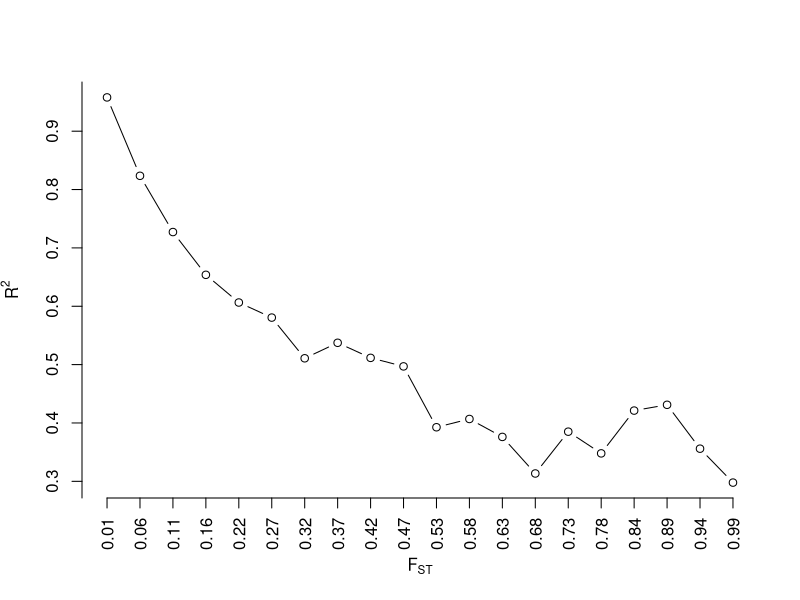
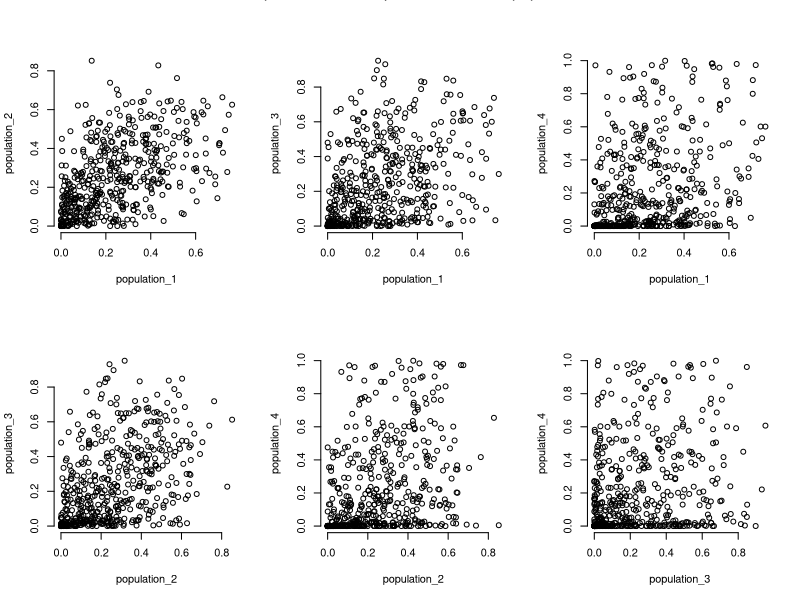
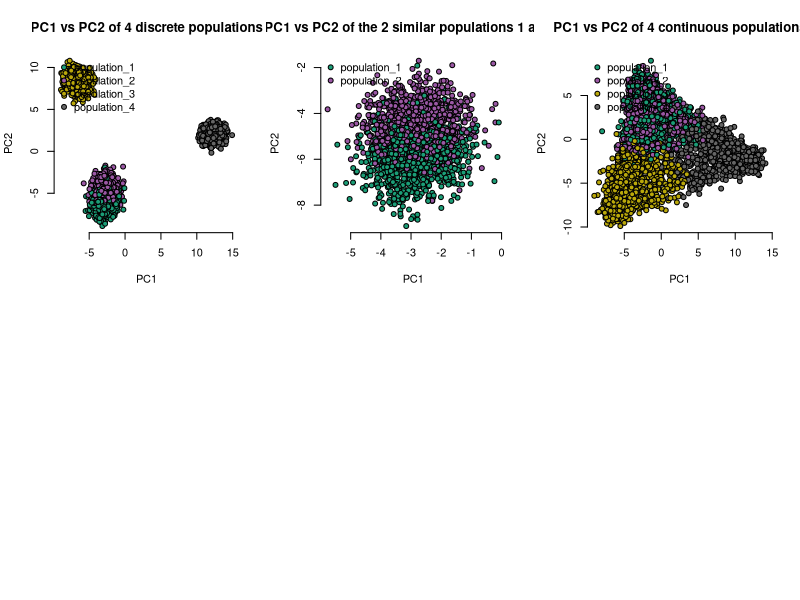

R code for these plots, in order:
## ---- chunk 1
library(gtools)
## ---- chunk 2
M <- 500 # number of alleles or SNPs
n_pops <- 4 # number of populations
N <- 1000 # 20 individuals in each n_pops
f_pop12 <- 0.09
f_pop3 <- 0.19 # a third, distant, unrelated population
f_pop4 <- 0.4 # a fourth population
## ---- chunk 3
ancestral_allele_freqs <- runif(M, 0.01, 0.5)
sh1 <- ((1-f_pop12)/f_pop12)*ancestral_allele_freqs
sh2 <- ((1-f_pop12)/(f_pop12))*(1-ancestral_allele_freqs)
pop1_allele_freqs <- rbeta(M, shape1 = sh1, shape2 = sh2)
pop2_allele_freqs <- rbeta(M, shape1 = sh1, shape2 = sh2)
pop3_allele_freqs <- rbeta(M, shape1 = ((1-f_pop3)/f_pop3)*ancestral_allele_freqs, shape2=((1-f_pop3)/(f_pop3))*(1-ancestral_allele_freqs))
pop4_allele_freqs <- rbeta(M, shape1 = ((1-f_pop4)/f_pop4)*ancestral_allele_freqs, shape2=((1-f_pop4)/(f_pop4))*(1-ancestral_allele_freqs))

all_allele_freqs <- list(pop1_allele_freqs, pop2_allele_freqs, pop3_allele_freqs, pop4_allele_freqs)
names(all_allele_freqs) <- paste0('population_', 1:4)
## ---- chunk 4
# generate many Fst values
fst_vector <- round(seq(0.01, 0.99, length.out=20), 2) # 20 fsts ranging from 0.01 to 0.99
per_fst <- lapply(fst_vector, function(each_fst){
  
  sh1 <- ((1-each_fst)/each_fst)*ancestral_allele_freqs
  sh2 <- ((1-each_fst)/(each_fst))*(1-ancestral_allele_freqs)
  temp_allele_frq <- rbeta(M, shape1 = sh1, shape2 = sh2)
  deviation <- cor(ancestral_allele_freqs, temp_allele_frq) #|> suppressWarnings()
  return(deviation)
})
## ---- chunk 5
cor_deviation <- per_fst |> unlist()

plot(cor_deviation, frame.plot=F, xaxt='n', yaxt='n', type='b', xlab = expression(F[ST]), ylab=expression(R^2))
axis(1, at=rep(1:length(cor_deviation), by=1), labels = fst_vector, las=2)
axis(2, at=seq(0, 1, 0.1))
## ---- chunk 6
layout(matrix(c(1,2,3,4,5,6), nrow = 2, ncol = 3, byrow = T))
names_pop <- names(all_allele_freqs)
for(i in 1:4){
    for(j in 1:4){
        if(i == j){ # we don't want to plot pop1 vs pop1 e.t.c.
            next
        } else if (i < j) {
            #cor_ <- round(cor(all_allele_freqs[[i]], all_allele_freqs[[j]]), 2)
            plot(all_allele_freqs[[i]], all_allele_freqs[[j]], xlab = names_pop[i], ylab = names_pop[j], frame.plot = F)
            #abline(a=0, b=cor_, col='red')
            #mtext(cor_)
        }
    }
}
mtext('Scatterplot of allele frequencies for each population', outer = T)
## ---- chunk 7
genotypes <- lapply(seq_along(all_allele_freqs), function(i){
    matrix(data=rbinom(n=N*M, size=2, prob = all_allele_freqs[[i]]), nrow = N, ncol = M, byrow = T)
})

genotypes <- do.call(rbind, genotypes)
shuffle <- sample(1:nrow(genotypes)) # I will shuffle the data
genotypes <- genotypes[shuffle, ]
pops <- rep(names(all_allele_freqs), each=N)
pops <- pops[shuffle] # shuffle pops too, since it tells me what populations the genotypes come from

cat('Here is what the genotypes look like\n')
genotypes[1:5, 1:5]

cat('And here is what the population designation looks like \n')
pops[1:5]
## ---- chunk 8
# first change the row names of the genotype data to reflect the populations
#rownames(genotypes) <- pops
# I need to make sure that there are some variations in the SNPS - if there aren't any, I should remove them
pca_genotypes <- genotypes[ , which(apply(genotypes, 2, var) != 0)]
# PCA
pca_dt <- prcomp(pca_genotypes, scale.=T, center=T)
pca_dt$x[1:5, 1:5]
## ---- chunk 9
# colors
mycolors <- colorRampPalette(RColorBrewer::brewer.pal(8, "Dark2"))(n_pops)
#mycolors <- c('red', 'orange', 'green', 'blue')
color_coding <- factor(pops, labels = mycolors)
plot(pca_dt$x[, 'PC1'], pca_dt$x[, 'PC2'], bg=as.character(color_coding), xlab = 'PC1', ylab = 'PC2', frame.plot = F, pch=21, main='PC1 vs PC2 of 4 discrete populations')
legend('topleft', legend=names_pop, pch=c(21, 21, 21, 21), pt.bg=mycolors, bty = 'n', xpd=NA)
## ---- chunk 10
pop_names <- c('population_1', 'population_2')
idx <- which(pops %in% pop_names)
pca_12 <- pca_dt$x[idx, ]
color_coding <- factor(pops[idx], labels = mycolors[1:2])
plot(pca_12[, 'PC1'], pca_12[, 'PC2'], bg=as.character(color_coding), xlab = 'PC1', ylab = 'PC2', frame.plot = F, pch=21, main='PC1 vs PC2 of the 2 similar populations 1 and 2')
legend('topleft', legend=pop_names, pch=c(21, 21), pt.bg=mycolors[1:2], bty = 'n', xpd=NA)
## ---- chunk 11
ss <- sapply(all_allele_freqs, sum)
population_grade <- ss/sum(ss)
#population_grade <- rand_vect_cont(4, 1)
population_grade
## ---- chunk 12
q_matrix <- gtools::rdirichlet(N * n_pops, alpha = population_grade) # I want to simulate, N individuals per population
## ---- chunk 13
# assuming one individual
id1 <- q_matrix[1, ]
q_counts <- floor(id1 * M) # number of loci shared
q_counts
## ---- chunk 14
remainder_ <- M - sum(q_counts)
q_counts[which.max(q_counts)] <- q_counts[which.max(q_counts)] + remainder_
q_counts
## ---- chunk 15
q_counts_fxn <- function(q_matrix, M){
    apply(q_matrix, 1, function(each_row){
        temp <- floor(each_row * M)
        remainder_ <- M - sum(temp)
        temp[which.max(temp)] <- temp[which.max(temp)] + remainder_
        temp
    }) |> t()
}

q_counts <- q_counts_fxn(q_matrix, M)
q_counts[1:5, ] # for the first 5 individuals
## ---- chunk 16
genotypes <- matrix(NA, nrow = N*n_pops, ncol = M) # remember, N individuals per population

for(q in 1:nrow(q_counts)){
    pop_down <- 1
    m_loci <- 1:M
    i_loci <- list() # this list contains the actual loci an individual has shared among the other populations
    while(pop_down <= ncol(q_counts)){
        # sample pop 1 loci
        pop_loci <- sample(m_loci, size=q_counts[q, pop_down], replace = F)
        if(length(pop_loci) == 0){
            m_loci <- m_loci[m_loci != 0]
            i_loci[[pop_down]] <- 0
        } else {
            m_loci <- m_loci[!m_loci %in% pop_loci]
            i_loci[[pop_down]] <- pop_loci
        }
        pop_down <- pop_down + 1
    }
    
    g_loci <- lapply(seq_along(i_loci), function(i){
        temp <- all_allele_freqs[[i]][i_loci[[i]]]
        rbinom(n = length(temp), size = 2, prob = temp)
    })

    gi <- vector(mode='numeric', length = M)
    for(i in 1:n_pops){
        gi[i_loci[[i]]] <- g_loci[[i]]
    }
    
    genotypes[q, ] <- gi
    
}
## ---- chunk 17
pop <- paste0('population_', apply(q_counts, 1, which.max))
# first change the row names of the genotype data to reflect the populations
rownames(genotypes) <- pop
# I need to make sure that there are some variations in the SNPS - if there aren't any, I should remove them
pca_genotypes <- genotypes[ , which(apply(genotypes, 2, var) != 0)]
# PCA
pca_dt <- prcomp(pca_genotypes, scale.=T, center=T)
pca_dt$x[1:5, 1:5]
## ---- chunk 18
mycolors <- colorRampPalette(RColorBrewer::brewer.pal(8, "Dark2"))(n_pops)
color_coding <- factor(rownames(pca_dt$x), labels = mycolors)
plot(pca_dt$x[, 'PC1'], pca_dt$x[, 'PC2'], bg=color_coding |> as.character(), xlab = 'PC1', ylab = 'PC2', frame.plot = F, pch=21, main='PC1 vs PC2 of 4 continuous populations')
legend('topleft', legend=names_pop, pch=c(21, 21, 21, 21), pt.bg=mycolors, bty = 'n', xpd = NA)
